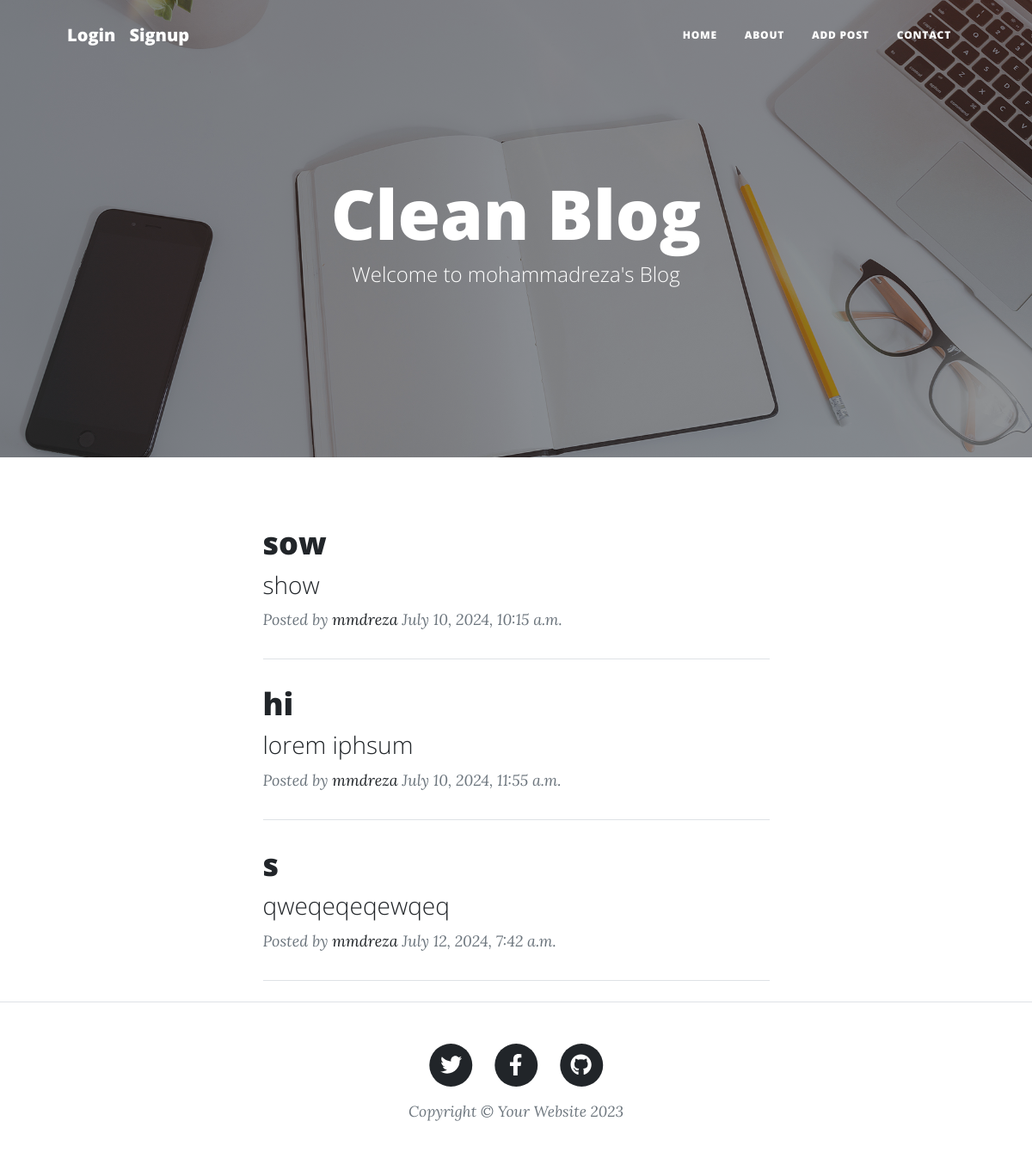
Before: / with the older database file.
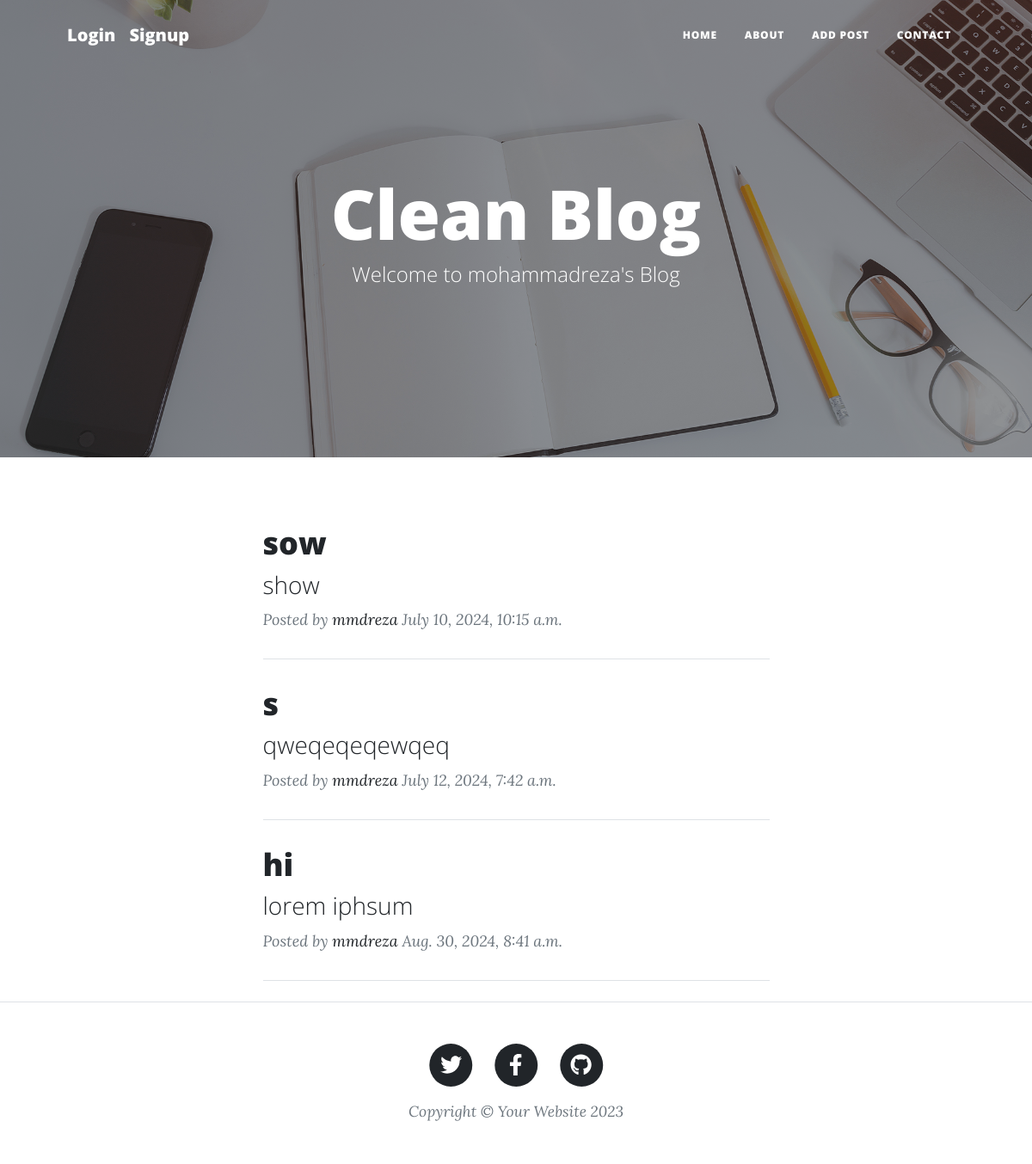
After: the same page with the newer database file.
### blog/models.py (models this page shows, shortened)
class BlogPost(models.Model):
    status_choices = (
        ('pub','Published'),
        ('drft', 'Draft')
    )
    title = models.CharField(max_length = 100)
    text = models.TextField()
    datetime_created = models.DateTimeField(auto_now_add = True)
    datetime_modified = models.DateTimeField(auto_now = True)
    status = models.CharField(choices= status_choices, max_length = 10)
    author = models.ForeignKey('accounts.CustomUser', on_delete = models.CASCADE)

### accounts/models.py (models this page shows)
class CustomUser(AbstractUser):
    age = models.PositiveIntegerField(null=True ,blank=True)

### blog/views.py (the view)
# urls.py: path('', views.BlogPostListedView.as_view(), name='home'),
class BlogPostListedView(generic.ListView):
    template_name = 'blog/blog-post.html'
    context_object_name = 'post'
    def get_queryset(self):
        return BlogPost.objects.filter(status= 'pub').order_by('datetime_modified')

### blog/templates/blog/blog-post.html (shortened to what this page needs)
{% extends "_base.html" %}
{% load static %}
{% block page_onscreen_title %}
Clean Blog
{% endblock page_onscreen_title %}
{% block page_onscreen_title_detail %}
Welcome to mohammadreza's Blog
{% endblock page_onscreen_title_detail %}
{% block page_img %}
    {% static 'assets/img/home-bg.jpg' %}
{% endblock page_img %}
{% block content %}
<div class="container px-4 px-lg-5">
    <div class="row gx-4 gx-lg-5 justify-content-center">
        <div class="col-md-10 col-lg-8 col-xl-7">
        {% for post in post %}
            <div class="post-preview">
                <a href="{% url 'post_detail' post.id %}">
                    <h2 class="post-title">{{post.title}}</h2>
                        <h3 class="post-subtitle">{{post.text}}</h3>
                </a>
                    <p class="post-meta">
                        Posted by
                    <a href="#!">{{post.author}}</a>
                                {{post.datetime_modified}}
                    </p>
            </div>
        <hr class="my-4" />
        {% endfor %}
        </div>
    </div>
</div>
{% endblock content %}

Changed rows visible on the page:
shown differently, row unchanged: BlogPost "qweqeqeqewqeq": moves up the list
changed BlogPost "hi": datetime_modified "July 10, 2024, 11:55 a.m." → "Aug. 30, 2024, 8:41 a.m."
